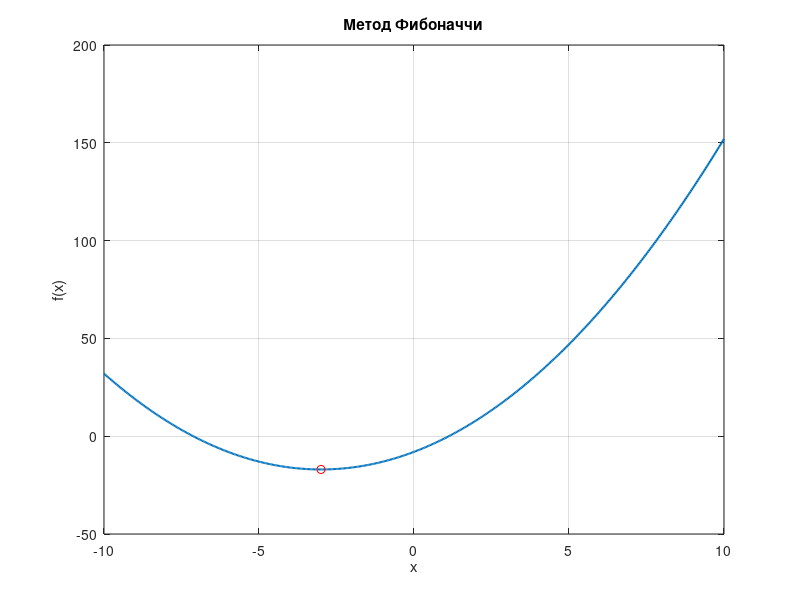

Reproduce this figure in MATLAB.
% =========================================================
% ЛР8 — Метод Фибоначчи
% f(x)=x^2+6x-8
% =========================================================

clear;
clc;
close all;

%% Функция

f = @(x) x.^2 + 6*x - 8;

%% Интервал

a = -10;
b = 10;

eps = 0.001;

%% =========================================================
% Числа Фибоначчи
% =========================================================

F = [1 1];

while F(end) < (b - a)/eps
    F(end+1) = F(end) + F(end-1);
end

n = length(F);

%% =========================================================
% Метод Фибоначчи
% =========================================================

k = 1;

x1 = a + F(n-2)/F(n)*(b-a);
x2 = a + F(n-1)/F(n)*(b-a);

f1 = f(x1);
f2 = f(x2);

for k = 1:n-3

    if f1 > f2
        a = x1;
        x1 = x2;
        f1 = f2;

        x2 = a + F(n-k-1)/F(n-k)*(b-a);
        f2 = f(x2);
    else
        b = x2;
        x2 = x1;
        f2 = f1;

        x1 = a + F(n-k-2)/F(n-k)*(b-a);
        f1 = f(x1);
    end
end

xmin = (a + b)/2;
ymin = f(xmin);

%% =========================================================
% График
% =========================================================

x = linspace(-10,10,500);

figure('Visible','off','Name','ЛР8 Фибоначчи','NumberTitle','off');

plot(x, f(x),'LineWidth',1.5);
grid on;
hold on;

plot(xmin, ymin, 'ro');

title('Метод Фибоначчи');
xlabel('x');
ylabel('f(x)');

%% =========================================================
% Сохранение
% =========================================================

exportgraphics(gcf,'lab8_fibonacci.png','Resolution',300);
close(gcf);

fileID = fopen('lab8_fibonacci.txt','w');

fprintf(fileID,'ЛР8 - Метод Фибоначчи\n\n');
fprintf(fileID,'xmin = %.6f\n', xmin);
fprintf(fileID,'f(xmin) = %.6f\n', ymin);
fprintf(fileID,'eps = %.4f\n', eps);

fclose(fileID);

disp('Готово: lab8_fibonacci.png и lab8_fibonacci.txt');
